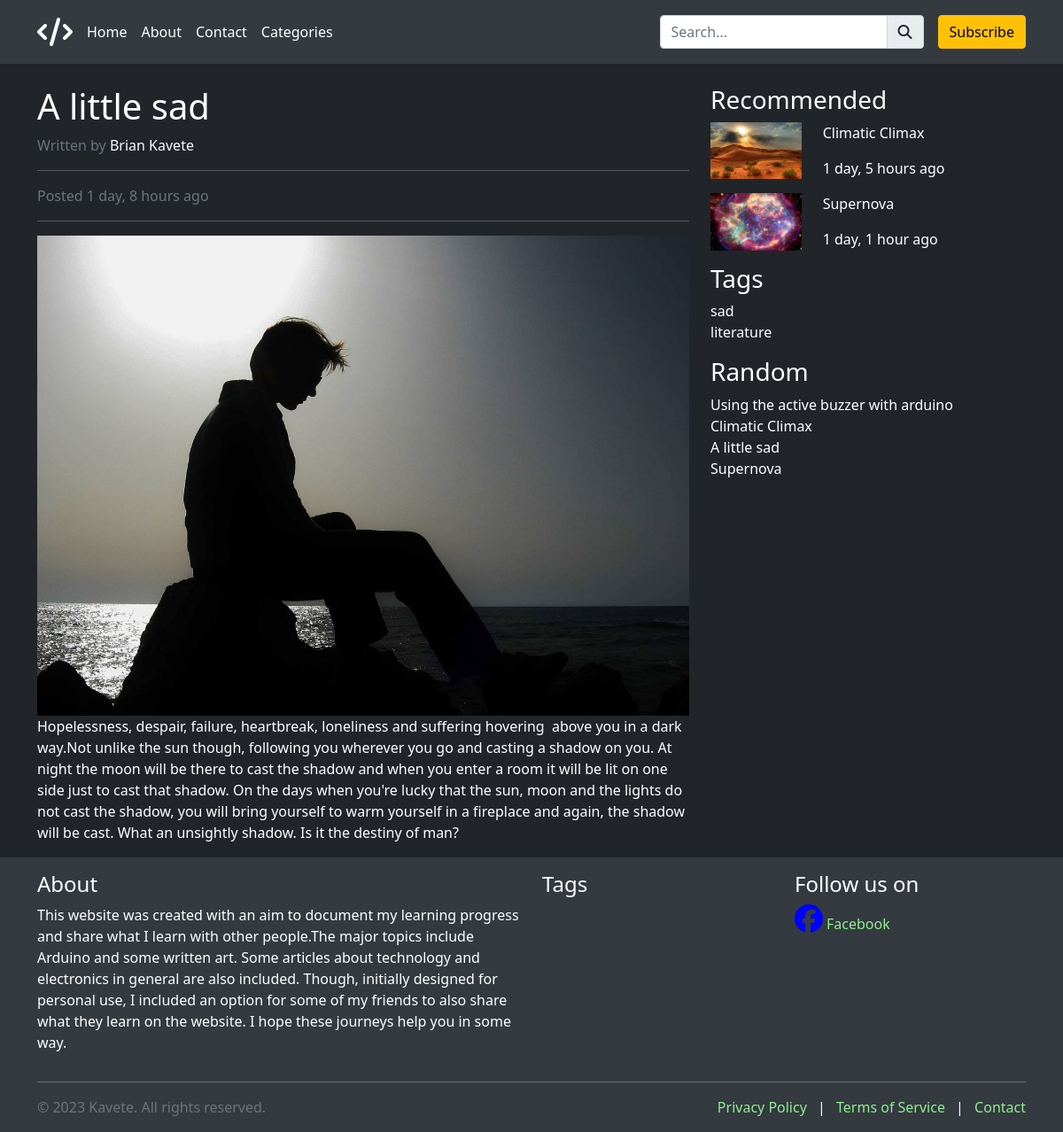
/1/, run on the app's committed database.
### kavete/models.py (models this page shows, shortened)
class BlogPost(models.Model):
    category_choices = [
        ('arduino', 'Arduino'),
        ('electronics', 'Electronics'),
        ('linux', 'Linux'),
        ('literature', 'Literature'),
    ]
    title = models.CharField(max_length=255, unique=True)
    author = models.ForeignKey(UserProfile, on_delete=models.CASCADE)
    category = models.CharField(max_length=20, choices=category_choices)
    content = RichTextUploadingField(unique=True)
    date_published = models.DateTimeField(auto_now_add=True)
    date_updated = models.DateTimeField(auto_now=True)
    preview_image = models.ImageField(upload_to=unique_image_name, null=True, blank=True)
    tags = models.ManyToManyField(Tag)

class Tag(models.Model):
    name = models.CharField(max_length=50)
    def __str__(self):
        return self.name

### user_profiles/models.py (models this page shows, shortened)
class UserProfile(models.Model):
    user = models.OneToOneField(User, on_delete=models.CASCADE)
    avatar = models.ImageField(upload_to=unique_avatar_name, null=True, blank=True)
    about = models.TextField(null=True, blank=True)

### kavete/views.py (the view)
# urls.py: path('<int:post_id>/', views.full_blog_post, name='blog_post'),
def full_blog_post(request, post_id):
    blog_post = BlogPost.objects.get(pk=post_id)
    tags = blog_post.tags.all()
    random_posts = BlogPost.objects.order_by('?')[:5]
    post_tags = blog_post.tags.all()
    related_posts = BlogPost.objects.filter(tags__in=post_tags).exclude(pk=post_id).distinct()[:5]
    all_tags = Tag.objects.all()
    context = {
        'blog_post': blog_post,
        'tags': tags,
        'random_posts': random_posts,
        'related_posts': related_posts,
        'all_tags': all_tags,
    }
    return render(request, 'blog.html', context)

### kavete/context_processors.py (called while the page is built)
def get_all_tags(request):
    all_tags = Tag.objects.all().order_by('?')[:10]
    return {
        'all_tags': all_tags
    }

### templates/blog.html (shortened to what this page needs)
{% extends 'layout/base.html' %}
{% load humanize %}
{% block content %}
    <div class="container mt-4">
        <div class="row">
            <div class="col-md-8">
                <h1 class="post-title">{{ blog_post.title }}</h1>
                <p class="post-meta">Written by <a href="#"
                                                   class="text-decoration-none text-light">{{ blog_post.author.user.first_name }} {{ blog_post.author.user.last_name }}</a>
                </p>
                <hr>
                <p class="post-meta">Posted {{ blog_post.date_published | naturaltime }}</p>
                <hr>
                {% if blog_post.preview_image %}
                    <img src="{{ blog_post.preview_image.url }}" alt="Blog Post Image" class="img-fluid">
                {% endif %}
                <div class="post-content">
                    {{ blog_post.content | safe }}
                </div>
            </div>
            <div class="col-md-4">
                <div class="sidebar">
                {% if related_posts %}
                    <h3 class="sidebar-title">Recommended</h3>
                    {% for related_post in related_posts %}
                        <a href="{{ related_post.preview_image.url }}" class="sidebar-link">
                            <div class="row">
                                <div class="col-md-4">
                                    <img src="{{ related_post.preview_image.url }}" alt="Blog Post Image"
                                         class="img-fluid" style="maximum-width: 400px">
                                </div>
                                <div class="col-md-8">
                                    <p class="sidebar-title">{{ related_post.title }}</p>
                                    <p class="sidebar-meta">{{ related_post.date_published | naturaltime }}</p>
                                </div>
                            </div>
                        </a>
                    {% endfor %}
{% endif %}
                </div>
                <div class="sidebar">
                    <h3 class="sidebar-title">Tags</h3>
                    <ul class="list-unstyled">
                        {% for tag in blog_post.tags.all %}
                            <li><a href="#" class="sidebar-link">{{ tag }}</a></li>
                        {% endfor %}
                    </ul>
                </div>
                <div class="sidebar">
                    <h3 class="sidebar-title">Random</h3>
                    <ul class="list-unstyled">
                        {% for random_post in random_posts %}
                            <li><a href="random_post" class="sidebar-link">{{ random_post.title }}</a></li>
                        {% endfor %}
                    </ul>
                </div>
            </div>
        </div>
    </div>
{% endblock %}

### templates/layout/base.html (shortened to what this page needs)
{% load static %}
<!DOCTYPE html>
<html lang="en">
<head>
    <link rel="stylesheet" href="{% static 'main_assets/css/bootstrap.css' %}">
    <link rel="stylesheet" href="{% static 'main_assets/css/main_styles.css' %}">
    <link rel="stylesheet" href="{% static 'main_assets/css/prism.css' %}">
</head>
<body>
{% include 'partials/header.html' %}
{% block content %}
{% endblock %}
{% include 'partials/footer.html' %}
</body>
</html>

### templates/partials/header.html (shortened to what this page needs)
<header class="p-3 header">
    <div class="container">
        <div class="d-flex flex-wrap align-items-center justify-content-center justify-content-lg-start">
            <a href="{% url 'home' %}" class="d-flex align-items-center mb-2 mb-lg-0 text-white text-decoration-none">
                <i class="fas fa-code fa-2x me-2"></i>
            </a>
            <ul class="nav col-12 col-lg-auto me-lg-auto mb-2 justify-content-center mb-md-0">
                <li><a href="#" class="nav-link px-2">Home</a></li>
                <li><a href="#" class="nav-link px-2">About</a></li>
                <li><a href="#" class="nav-link px-2">Contact</a></li>
                <li><a href="#" class="nav-link px-2">Categories</a></li>
            </ul>
            <form class="col-12 col-lg-auto mb-3 mb-lg-0 me-lg-3" role="search" method="get"
                  action="{% url 'search' %}">
                <div class="input-group">
                    <input type="search" name="search_word" class="form-control form-control-dark"
                           placeholder="Search...">
                    <a href="{% url 'search' %}" class="input-group-text text-decoration-none text-dark">
                        <i class="fas fa-search"></i>
                    </a>
                </div>
            </form>
            <div class="text-end">
                <button type="button" class="btn btn-warning" data-bs-toggle="modal"
                        data-bs-target="#subscriptionModal">Subscribe
                </button>
            </div>
        </div>
    </div>
</header>

### templates/partials/footer.html (shortened to what this page needs)
<footer class="p-3 footer">
    <div class="container">
        <div class="row">
            <div class="col-md-6">
                <h4>About</h4>
                <p>This website was created with an aim to document my learning progress and share what I learn with
                    other people.The major topics include Arduino and some written art. Some articles about technology
                    and electronics in general are also included.
                    Though, initially designed for personal use, I included an option for some of my friends to also
                    share what they learn on the website.
                    I hope these journeys help you in some way.</p>
            </div>
            <div class="col-md-3">
                <h4>Tags</h4>
            </div>
            <div class="col-md-3">
                <h4>Follow us on</h4>
                <ul class="list-unstyled">
                    <li class="align-items-center"><i class="fab fa-facebook me-1"></i><a href="#">Facebook</a></li>
                </ul>
            </div>
        </div>
        <hr>
        <div class="row">
            <div class="col-md-6">
                <span class="text-muted">© 2023 Kavete. All rights reserved.</span>
            </div>
            <div class="col-md-6 text-md-end">
                <ul class="list-inline mb-0">
                    <li class="list-inline-item"><a href="#">Privacy Policy</a></li>
                    <li class="list-inline-item">|</li>
                    <li class="list-inline-item"><a href="#">Terms of Service</a></li>
                    <li class="list-inline-item">|</li>
                    <li class="list-inline-item"><a href="#">Contact</a></li>
                </ul>
            </div>
        </div>
    </div>
</footer>

### static/main_assets/css/main_styles.css (style rules this page uses)
body { background-color: #212529; color: #fff; }
.header { background-color: #343a40; }
.header .nav-link { color: #fff; }
.post-title { color: #fff; }
.post-meta { color: #6c757d; }
.post-content { color: #fff; }
.sidebar-title { color: #fff; }
.sidebar-link { color: #fff; }
.footer { background-color: #343a40; color: #fff; }
a { color: lightgreen; text-decoration: none; }
.fa-facebook { color: blue; font-size: 2em; }

### data on the page
BlogPost: title "A little sad", author.user.first_name "Brian", author.user.last_name "Kavete", date_published "1 day, 8 hours ago", preview_image (picture), content "Hopelessness, despair, failure, heartbreak, loneliness and suffering hovering above you in a dark way.Not unlike the sun though, following you wherever you go and casting a shadow on you. At night the moon will be there to cast the shadow and when you enter a room it will be lit on one side just to cast that shadow. On the days when you're lucky that the sun, moon and the lights do not cast the shadow, you will bring yourself to warm yourself in a fireplace and again, the shadow will be cast. What an unsightly shadow. Is it the destiny of man?"
BlogPost: preview_image (picture), title "Climatic Climax", date_published "1 day, 5 hours ago"
BlogPost: preview_image (picture), title "Supernova", date_published "1 day, 1 hour ago"
Tag: name "sad"
Tag: name "literature"
BlogPost: title "Using the active buzzer with arduino"
